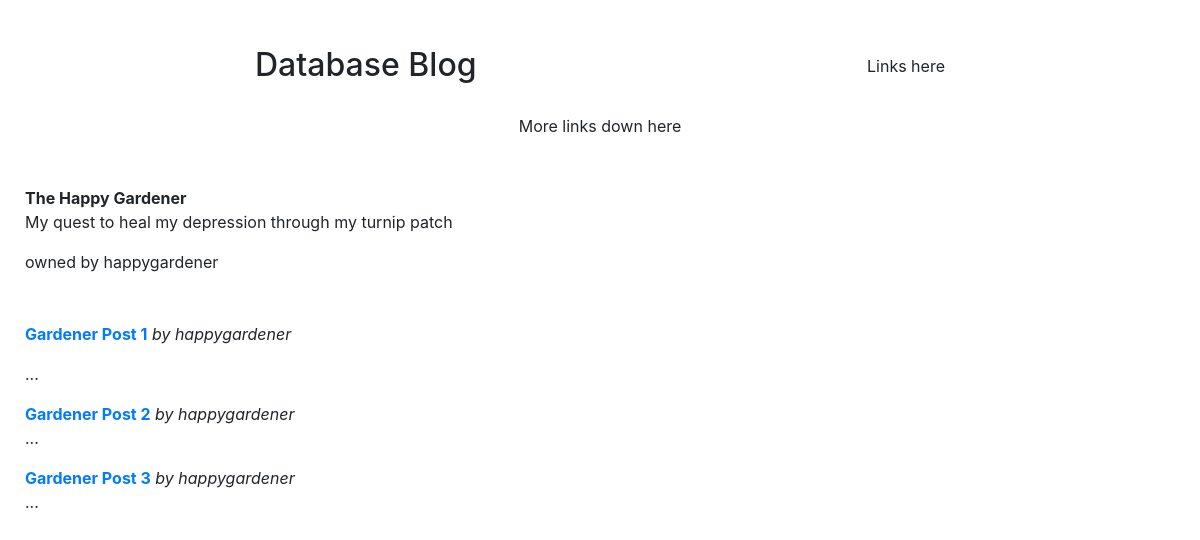
The page /blogs?id=1 on the database its author committed.
### tables this page shows
CREATE TABLE Blogs (
    id INT PRIMARY KEY AUTO_INCREMENT,
    title VARCHAR(100),
    description VARCHAR(100),
    owner VARCHAR(100),
    FOREIGN KEY (owner) REFERENCES Users (username)
);

CREATE TABLE Posts (
    id INT PRIMARY KEY AUTO_INCREMENT,
    blogId INT,
    title VARCHAR(1000),
    author VARCHAR(100),
    content TEXT,
    FOREIGN KEY (author) REFERENCES Users (username),
    FOREIGN KEY (blogId) REFERENCES Blogs (id)
);

### common/sql.php (called while the page is built, shortened)
<?php
$servername = "localhost";
$username = "root";
$password = "";
$dbname = "Blogs";
$conn = new PDO("mysql:dbname=".$dbname.";host=".$servername, $username, $password);
function getBlog($id) {
    global $conn;
    $query = $conn->prepare("SELECT b.*, u.name as ownerName, u.email as ownerEmail FROM Blogs b JOIN Users u ON b.owner = u.username WHERE b.id = :id");
    $query->bindParam(":id", $id);
    $query->execute();
    return $query->fetch();
}
function getPosts($blogId) {
    global $conn;
    $query = $conn->prepare("SELECT p.* FROM Posts p WHERE p.blogId = :blogId");
    $query->bindParam(":blogId", $blogId);
    $query->execute();
    return $query;
}

### blogs/blog_home_page.php (the view)
<head>
    <?php include('../common/head-tags.php') ?>
</head>
<body>
<?php
  include('../common/header.php');
  $max_results_no = 20;
  function display_post_preview($title, $summary_text, $author, $postId) {
    return "<a href='show_post.php?postId=$postId'><b>$title</b></a>"
          ."<i> by $author</i>"
          ."<br>"
          ."<p>$summary_text</p>";
  }
  function display_articles_preview($table, $max_no) {
    $number_displayed = 0;
    $length_of_summary = 240;
    $articles_preview = "";
    while ($number_displayed <= $max_no) {
      $number_displayed++;
      if ($row=$table->fetch()) {
        $articles_preview .= display_post_preview($row["title"],
                                                  substr($row["content"],
                                                          0, $length_of_summary) . " ... ",
                                                  $row["author"],
                                                  $row["id"]);
      }
      else {
        break;
      }
    }
    return $articles_preview;
  }
  function display_blog_info($row) {
    $blog_title = $row["title"];
    $description = $row["description"];
    $owner = $row["owner"];
    return "<b>$blog_title</b>"
          ."<p>$description</p>"
          ."<p>owned by $owner";
  }
  $blogId = (int) $_GET["id"];
  echo display_blog_info(getBlog($blogId));
  echo "<br><br><br>";
  echo display_articles_preview(getPosts($blogId), $max_results_no);
?>
</body>

### common/head-tags.php (style rules this page uses)
body { margin: 25px; }

### rows shown on the page
blogs: title "The Happy Gardener", description "My quest to heal my depression through my turnip patch", owner "happygardener"
posts: title "Gardener Post 1", author "happygardener"
posts: title "Gardener Post 2", author "happygardener"
posts: title "Gardener Post 3", author "happygardener"
